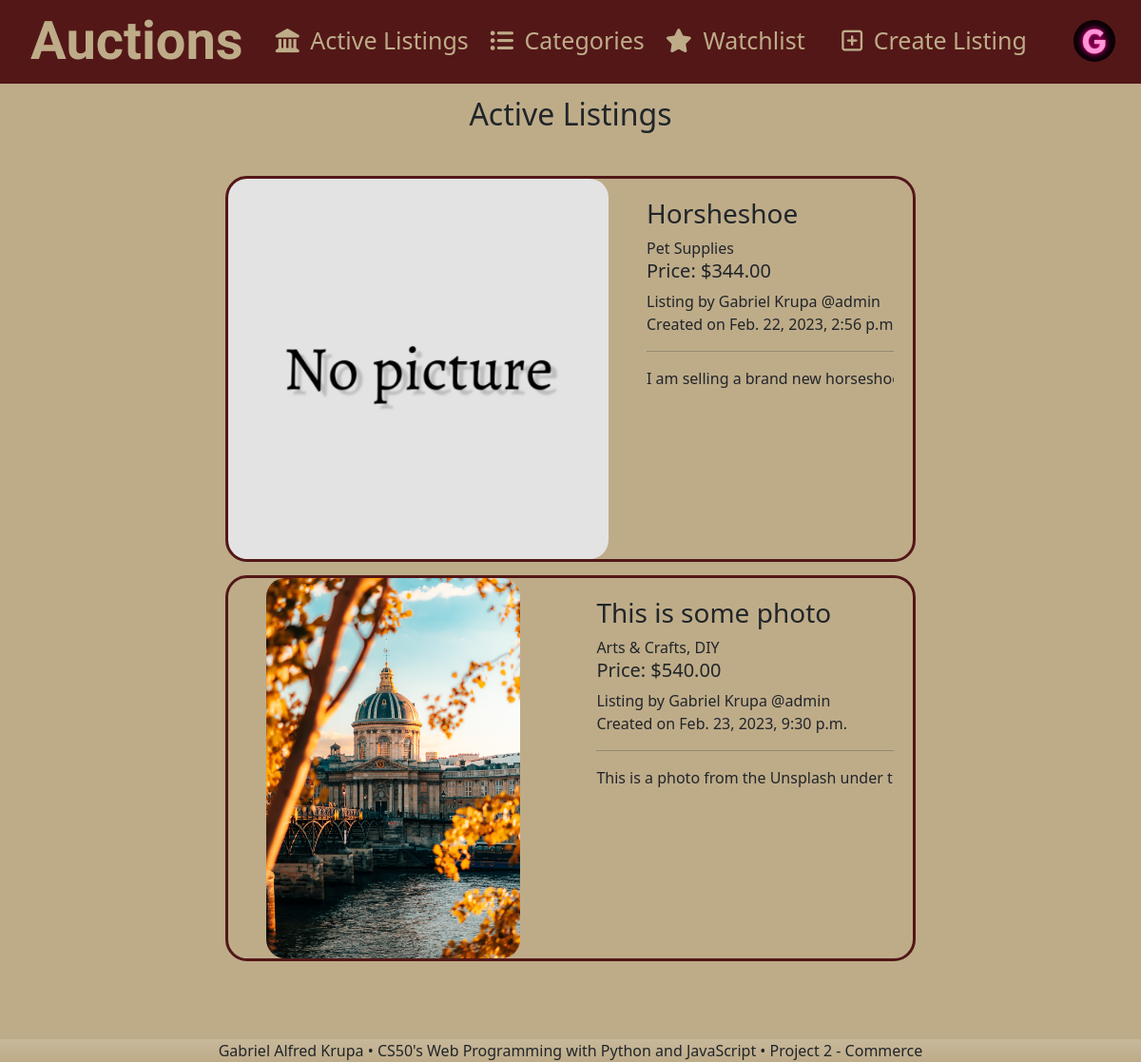
Screenshot of / (signed in) with the database file from the repository.
### auctions/models.py (models this page shows, shortened)
class User(AbstractUser):
    date = models.DateTimeField(auto_now_add=True, verbose_name="Member since")
    picture = models.ImageField(default='default_avatar.png')

class AuctionListing(models.Model):
    category = models.CharField(max_length=50, choices=CATEGORIES, verbose_name="category")
    user = models.ForeignKey(User, on_delete=models.CASCADE, related_name="seller", verbose_name="seller")
    picture = models.ImageField(default='default_listing.png')
    title = models.CharField(max_length=100, verbose_name='Title')
    price = models.DecimalField(max_digits=6, decimal_places=2, verbose_name="Price in USD($)", validators=[MinValueValidator(0.01)])
    description = models.TextField(max_length=1000)
    date = models.DateTimeField(auto_now_add=True, verbose_name="Listed on")
    sold_to = models.ForeignKey(User, on_delete=models.CASCADE, related_name="buyer", verbose_name="buyer", null=True, blank=True)
    closed = models.IntegerField(max_length = 1, default=0, validators=[MinValueValidator(0), MaxValueValidator(1)])

### auctions/views.py (the view)
# urls.py: path("", views.index, name="index"),
def index(request):
    return render(request, "auctions/index.html", {
        "listings":  AuctionListing.objects.all()
    })

### auctions/templatetags/auctions_tags.py (called while the page is built)
@register.simple_tag
def watch_items(user_id):
    items = Watchlist.objects.filter(user_id=user_id)
    if items:
        return len(items)
    else:
        return ''

### auctions/templates/auctions/index.html
{% extends "auctions/layout.html" %}
{% block body %}
    <h2 class="title mt-3 mb-5">Active Listings</h2>
    <div id="listings">
        {% for listing in listings %}
            {% if not listing.closed %}
                {% if user.is_authenticated %}
                    <div class="listing" onclick="location.href='/listing/{{listing.id}}/{{user.id}}'">
                {% else %}
                        <div class="listing" onclick="location.href='/listing/{{listing.id}}'">
                {% endif %}
                            <div class="listing-image">
                            <img src="{{ listing.picture.url }}" alt="{{listing.title}}" loading="lazy">
                        </div>
                        <div class="listing-info">
                            <div class="title-n-time">
                                <h3>{{listing.title}}</h3>
                                <div><a href="/category/{{listing.category}}">{{listing.category}}</a></div>
                                <div><h5>Price: ${{listing.price}}</h5></div>
                                <div>Listing by {{listing.user.first_name}} {{listing.user.last_name}}  @{{listing.user.username}}</div>
                                <div>Created on {{listing.date}}</div>
                                <hr>
                            </div>
                            <div class="description">
                                {{listing.description}}
                            </div>
                        </div>
                    </div>
            {% endif %}
        {% endfor %}
    </div>
{% endblock %}

### auctions/templates/auctions/layout.html (shortened to what this page needs)
{% load static %}
{% load auctions_tags %}
<!DOCTYPE html>
<html lang="en">
    <head>
        <link href="https://cdn.jsdelivr.net/npm/bootstrap@5.2.3/dist/css/bootstrap.min.css" rel="stylesheet">
        <link href="{% static 'auctions/styles.css' %}" rel="stylesheet">
    </head>
    <body>
        <nav class="d-flex container-fluid justify-content-around align-items-center sticky-top">
            <h1><a href="{% url 'index' %}" style="font-family: Tangerine; font-weight: bold; font-size: 3.5rem;">Auctions</a></h1>
            <ul class="d-flex container-fluid justify-content-evenly">
                <li>
                    <i class="fa-solid fa-landmark"></i>
                    <a href="{% url 'index' %}">  Active Listings</a>
                </li>
                <li>
                    <i class="fa-solid fa-list-ul"></i>
                    <a href="{% url 'category' %}">     Categories</a>
                </li>
                {% if user.is_authenticated %}
                        <li id="watchlist-layout">
                            <i class="fa-solid fa-star"></i>
                            <a href="{% url 'watchlist' user.id %}">   Watchlist</a>
                        </li>
                        <li>
                            <i class="fa-regular fa-square-plus"></i>
                            <a href="{% url 'create_listing' user.id %}">  Create Listing</a>
                        </li>
                    </ul>
                    <div id="user-nav-info">
                        <div class="dropdown">
                            <button class="btn bg-transparent border-0" type="button" id="dropdownMenu2" data-bs-toggle="dropdown" aria-haspopup="true" aria-expanded="false">
                                <img src="{{user.picture.url}}" alt="Profile picture" class="rounded-circle" id="profile-pic" height="50px" width="50px">
                            </button>
                        </div>
                    </div>
                {% endif %}
        </nav>
        {% block body %}
        {% endblock %}
        <footer class="bg-gradient">
            Gabriel Alfred Krupa &bullet; CS50's Web Programming with Python and JavaScript &bullet; Project 2 - Commerce
        </footer>
    </body>
</html>

### auctions/static/auctions/styles.css (style rules this page uses)
* { padding: 0; margin: 0; }
a, a:hover, a:focus { text-decoration: none; color: inherit; }
body { height: 100vh; width: 100%; display: flex; flex-direction: column; background-color: #beac89; }
body nav { background-color: #531717; width: 100%; height: 100px; outline: 3px solid #531717; font-size: 25px; color: #beac89; }
body nav h1, body nav h1:hover { cursor: default; }
body nav h1 { margin-left: 20px; margin-top: 10px; }
body nav ul { margin: auto; list-style-type: none; }
body nav ul li a { margin-left: 5px; }
body nav div#user-nav-info #profile-pic { border: 3px solid #531717; }
body footer { display: flex; align-items: center; justify-content: center; background: blur(255); height: 30px; width: 100%; bottom: 0; margin-top: auto; }
body:has(.title) h2.title, body:has(#listings) h2.title { margin: auto; }
body:has(.title) .listing, body:has(#listings) .listing { transition: all ease-in-out 400ms; height: 400px; width: 60%; display: flex; flex-direction: row; background: transparent; margin-left: auto; margin-right: auto; margin-bottom: 20px; outline: 3px solid #531717; border-radius: 20px; }
body:has(.title) .listing .listing-image, body:has(#listings) .listing .listing-image { display: flex; align-items: center; justify-content: center; transition: inherit; height: 400px; width: 400px; border-radius: 20px; margin-right: 20px; }
body:has(.title) .listing .listing-image img, body:has(#listings) .listing .listing-image img { transition: inherit; object-fit: contain; height: inherit; border-radius: inherit; }
body:has(.title) .listing .listing-info, body:has(#listings) .listing .listing-info { margin: 20px; width: 50%; display: block; overflow: hidden; transition: ease-in-out 500ms; overflow: hidden; white-space: nowrap; text-overflow: ellipsis; box-sizing: border-box; }
body:has(.title) .listing .listing-info .title-n-time, body:has(#listings) .listing .listing-info .title-n-time { display: block; }
body:has(.title) .listing:last-child, body:has(#listings) .listing:last-child { margin-bottom: 85px; }

### rows the page displays
User: picture (picture)
AuctionListing: picture (placeholder picture), title "Horsheshoe", category "Pet Supplies", price "344.00", user.first_name "Gabriel", user.last_name "Krupa", user.username "admin", date "Feb. 22, 2023, 2:56 p.…", description "I am selling a brand new horses…"
AuctionListing: picture (picture), title "This is some photo", category "Arts & Crafts, DIY", price "540.00", user.first_name "Gabriel", user.last_name "Krupa", user.username "admin", date "Feb. 23, 2023, 9:30 p.m.", description "This is a photo from the Unsplash unde…"
